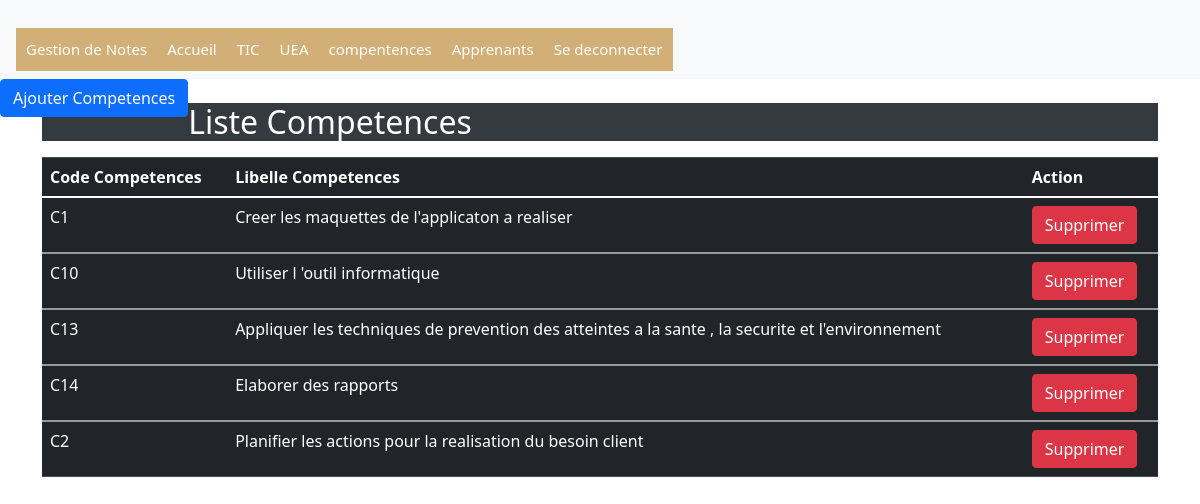
Screenshot of /comp.php with the database file from the repository.
### tables this page shows
CREATE TABLE IF NOT EXISTS `competences` (
  `code_Competences` varchar(12) NOT NULL,
  `libelle_Competences` varchar(100) DEFAULT NULL,
  PRIMARY KEY (`code_Competences`)
);

### comp.php (the view, shortened to what this page needs)
<html>
    <head>
        <link rel="stylesheet" href="https://stackpath.bootstrapcdn.com/bootstrap/4.4.1/css/bootstrap.min.css">
        <link rel="stylesheet" href="https://stackpath.bootstrapcdn.com/bootstrap/4.4.1/js/bootstrap.min.js">
        <link rel="stylesheet" href="https://stackpath.bootstrapcdn.com/bootstrap/4.4.1/js/bootstrap.bundle.min.js">
    </head>
    <body>
    <?php
          include 'nav2.php';
    ?>
        <div class="float-start">
		<a href="ajout_comp.php" class="btn-primary btn">Ajouter Competences</a>
		</div><br>
    <div class="container">
    <table class="table table-dark">
    <h2 class="table table-dark">Liste Competences</h2>
        <thead>
            <tr>
                <th scope="col">Code Competences</th>
                <th scope="col">Libelle Competences</th>
                <th scope="col">Action</th>
            </tr>
            <?php
                include_once"connexion_db.php";
                $sql=mysqli_query($db,"SELECT * FROM competences");
                while($row=mysqli_fetch_assoc($sql)){
           ?>
        </thead>
        <tbody>
            <tr>
                <td><?=$row["code_Competences"] ?></td>
                <td><?=$row["libelle_Competences"] ?></td>
                <td><a class='btn btn-danger float-start' href="supprimer_comp.php?delte=<?= $row['code_Competences']; ?>">Supprimer</a></td>
            </tr>
            <?php
                }
            ?>
        </tbody>
    </table>
    </div>
    </body>
</html>

### css/stylets.css (style rules this page uses)
* { margin: 0; padding: 0; }

### rows the page displays
competences: code_Competences "C1", libelle_Competences "Creer les maquettes de l'applicaton a realiser"
competences: code_Competences "C10", libelle_Competences "Utiliser l 'outil informatique"
competences: code_Competences "C13", libelle_Competences "Appliquer les techniques de prevention des atteintes a la sante , la securite et l'environnement"
competences: code_Competences "C14", libelle_Competences "Elaborer des rapports"
competences: code_Competences "C2", libelle_Competences "Planifier les actions pour la realisation du besoin client"
